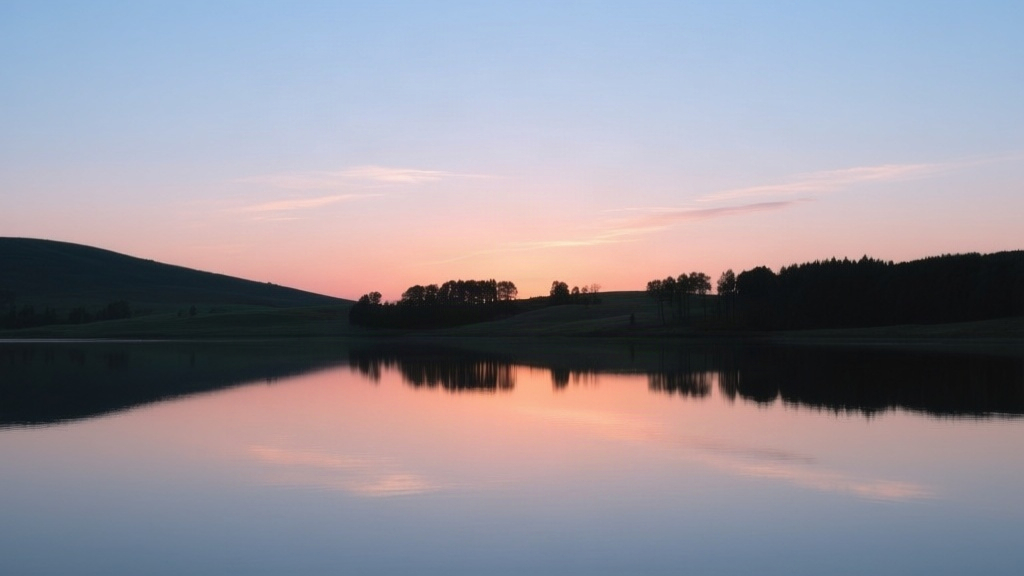
#> input picture assets/screens/sunset-lake.jpg, 1024 x 576 px
$ python -i photo_geometry.py   (imports and definitions only)   (older library calls are emulated)
#> lines starting #> are read from the running program, lines starting #| are printed output that depends on the picture; after the words box and inside, x2 and y2 are one past the last pixel; in counts of white or black regions, pixels touching at a corner belong together
"""Measuring what is crooked, instead of dragging a slider until it looks right.

Every geometry control in the editor - lens distortion, keystone, straighten,
rotate, crop - was already implemented in the render, and every one of them
was a slider you moved by eye on every single photo. That is backwards for
property work: a wall either is vertical or it is not, and a horizon either is
level or it is not. There is no taste in it, which is exactly why it should be
measured. Tone, which IS taste, was the part that had been automated.

The method is deliberately conservative. A wrong auto-level is far worse than
none, because it silently reframes the shot - so everything here refuses to
answer unless the evidence is strong, and the corrections it will make are
capped well below what the sliders allow.
"""

import math
from typing import Optional

import cv2
import numpy as np

# How far from true a line can be and still count as "meant to be vertical"
# or "meant to be horizontal". Wider than this and it is a roof pitch or a
# staircase, not a wall.
VERTICAL_WINDOW_DEG = 22.0
HORIZONTAL_WINDOW_DEG = 12.0

MAX_STRAIGHTEN_DEG = 6.0      # beyond this it is a deliberate angle
MAX_PERSP_V = 0.35


def _edges(gray: np.ndarray) -> np.ndarray:
    # Blur first: without it every roof tile and leaf becomes an edge and the
    # line detector drowns in texture.
    g = cv2.GaussianBlur(gray, (5, 5), 0)
    # The thresholds follow how strong this photo's edges are, not how bright it is: set from the median
    # brightness, a bright HDR room pushed them to the top and only the darkest things (carved chairs, black
    # railings) were found - the white columns and door frames that should decide were missed.
    gx = cv2.Sobel(g, cv2.CV_32F, 1, 0)
    gy = cv2.Sobel(g, cv2.CV_32F, 0, 1)
    hi = max(30.0, float(np.percentile(np.sqrt(gx * gx + gy * gy), 90)))
    return cv2.Canny(g, 0.4 * hi, hi, L2gradient=True)


def _lines(gray: np.ndarray):
    h, w = gray.shape[:2]
    edges = _edges(gray)
    # Loose enough to find the mullions, sills and roof lines a building is
    # full of - the first pass only found three or four on most frames, which
    # is not enough evidence to correct anything.
    min_len = int(0.08 * min(h, w))
    segs = cv2.HoughLinesP(edges, 1, np.pi / 360, threshold=40,
                           minLineLength=max(18, min_len), maxLineGap=12)
    if segs is None or len(segs) == 0:
        return []
    # OpenCV 4 hands back (N, 1, 4); OpenCV 5 hands back (N, 4).
    segs = np.asarray(segs)
    segs = segs.reshape(-1, 4)
    out = []
    for x1, y1, x2, y2 in segs:
        dx, dy = float(x2 - x1), float(y2 - y1)
        length = math.hypot(dx, dy)
        if length < 12:
            continue
        # Angle away from straight up, signed: + leans right.
        ang_v = math.degrees(math.atan2(dx, -dy if dy < 0 else dy))
        if ang_v > 90:
            ang_v -= 180
        elif ang_v < -90:
            ang_v += 180
        ang_h = math.degrees(math.atan2(dy, dx))
        if ang_h > 90:
            ang_h -= 180
        elif ang_h < -90:
            ang_h += 180
        out.append((x1, y1, x2, y2, length, ang_v, ang_h))
    return out


# [289 lines left out: functions _weighted_angle, measure_geometry, cover_scale, _to_output, upright, _undist, not called in this run]


# --------------------------------------------------------------------------
# Lens: the maker's own correction data from a DNG, or measured from lines
# --------------------------------------------------------------------------

import struct


# [177 lines left out: functions _dng_opcodes, distortion_from_warp, measure_distortion, not called in this run]


# --------------------------------------------------------------------------
# Colour fringes: lateral chromatic aberration, measured from the photo
# --------------------------------------------------------------------------

CA_UNIT = 0.003          # photo_edit.CA_UNIT - one slider step of 1.0


# [67 lines left out: function measure_ca, not called in this run]

>>> import cv2
>>> picture = cv2.imread('assets/screens/sunset-lake.jpg', cv2.IMREAD_GRAYSCALE)
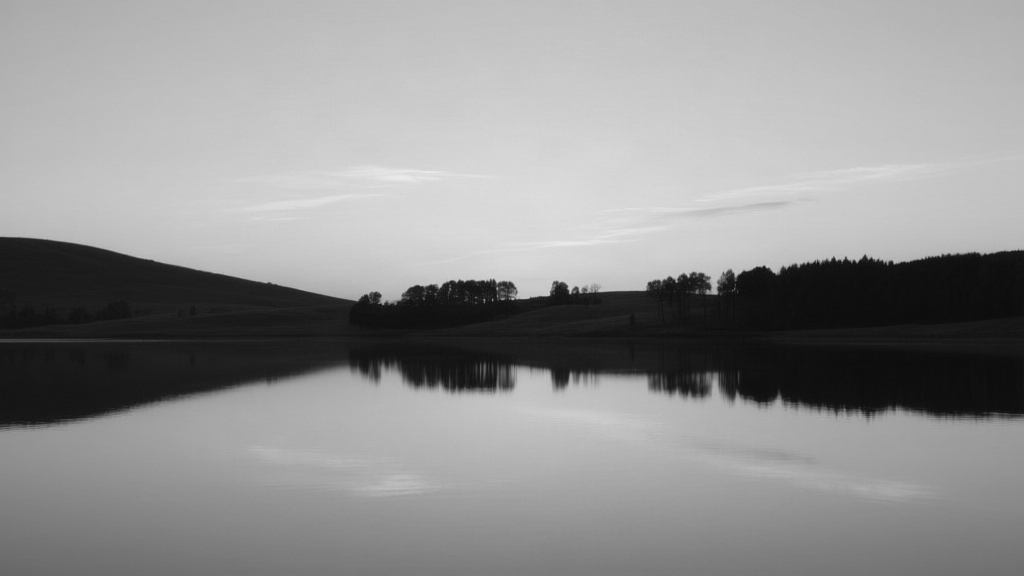
#> picture: shape (576, 1024); min 11, max 234, mean 145.8
>>> result = _lines(picture)
#> in _edges, `gx = cv2.Sobel(g, cv2.CV_32F, 1, 0)`:
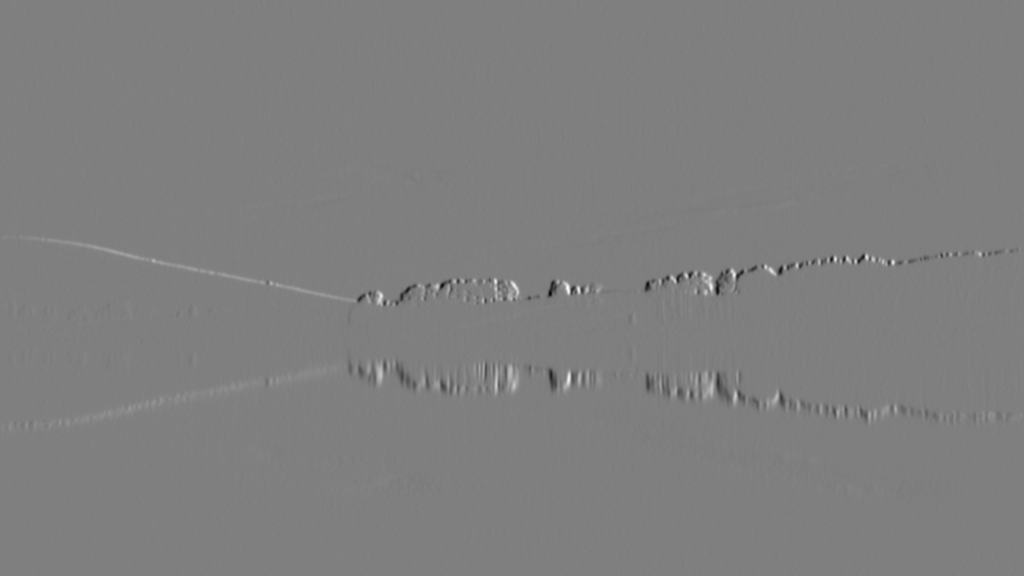
#> gx: shape (576, 1024) float32; min -334, max 334, mean 0.1; drawn with min black and max white
#> in _edges, `gy = cv2.Sobel(g, cv2.CV_32F, 0, 1)`:
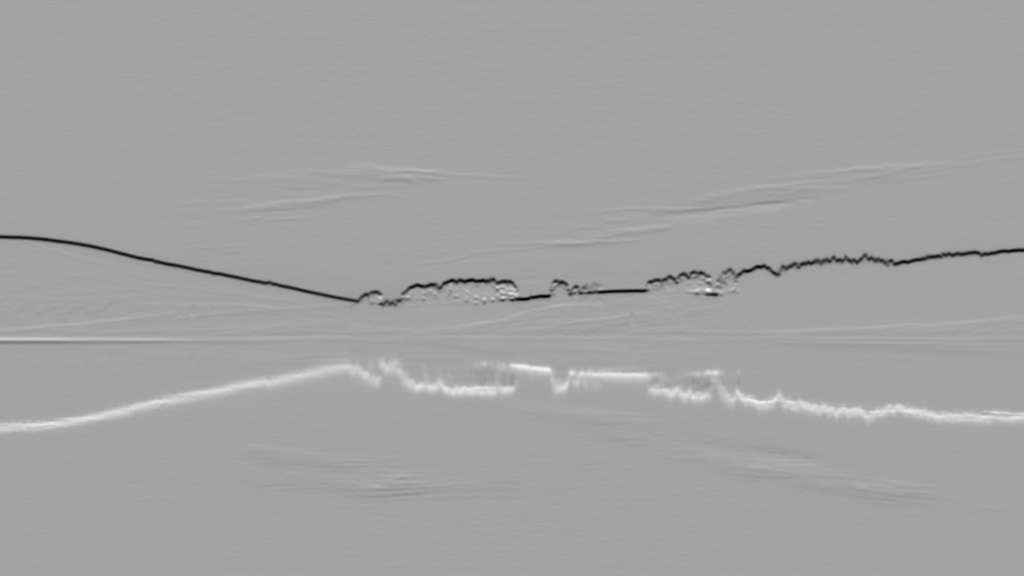
#> gy: shape (576, 1024) float32; min -396, max 221, mean -0.9; drawn with min black and max white
#> in _edges, `hi = max(30.0, float(np.percentile(np.sqrt(gx * gx + gy * gy), 90)))`: hi = 30
#> in _edges, `return cv2.Canny(g, 0.4 * hi, hi, L2gradient=True)`:
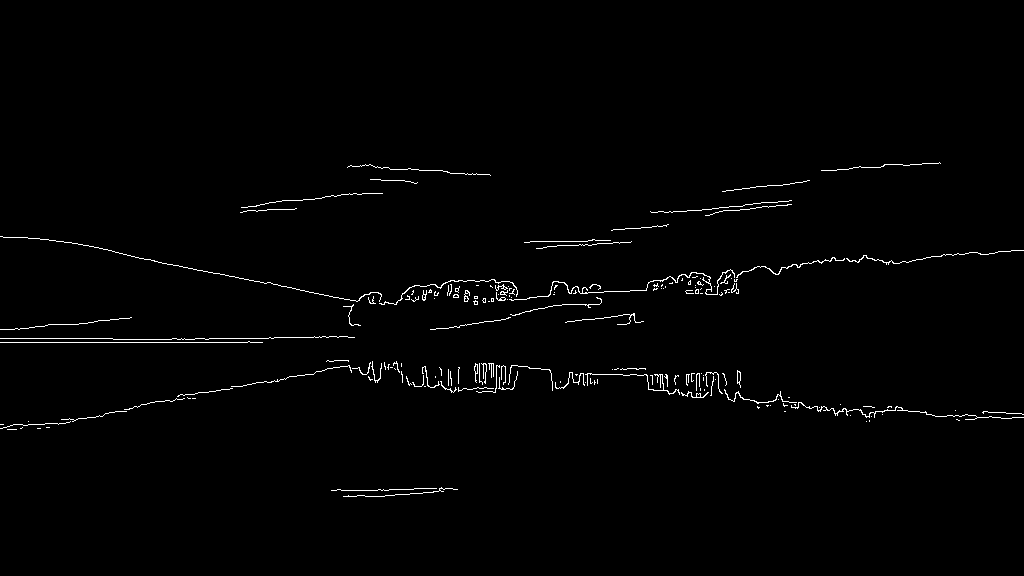
#> returned value: shape (576, 1024); 1.1% white in thin lines or dots, all inside (x1, y1, x2, y2) = (0, 162, 1024, 497)
#> in _lines, `segs = cv2.HoughLinesP(edges, 1, np.pi / 360, threshold=40, minLineLen..`: segs = 57 rows, first 6: [0, 342, 262, 342], [0, 338, 112, 338], [113, 339, 273, 338], [135, 257, 371, 303], [897, 263, 950, 254], [56, 423, 137, 407]
#> the loop in _lines, `for x1, y1, x2, y2 in segs:` made 57 passes
#> (x1, y1, x2, y2, dx, dy, length, ang_v) on passes 1 to 12: (0, 342, 262, 342, 262, 0, 262, 90), (0, 338, 112, 338, 112, 0, 112, 90), (113, 339, 273, 338, 160, -1, 160, 89.64), (135, 257, 371, 303, 236, 46, 240.4, 78.97), (897, 263, 950, 254, 53, -9, 53.76, 80.36), (56, 423, 137, 407, 81, -16, 82.57, 78.83), (569, 293, 663, 288, 94, -5, 94.13, 86.96), (205, 392, 297, 375, 92, -17, 93.56, 79.53), (401, 297, 468, 291, 67, -6, 67.27, 84.88), (119, 253, 192, 268, 73, 15, 74.53, 78.39), (647, 381, 696, 386, 49, 5, 49.25, 84.17), (569, 373, 740, 377, 171, 4, 171, 88.66)
#> after the loop in _lines, `for x1, y1, x2, y2 in segs:`: out = 57 items
#> result = 57 items
